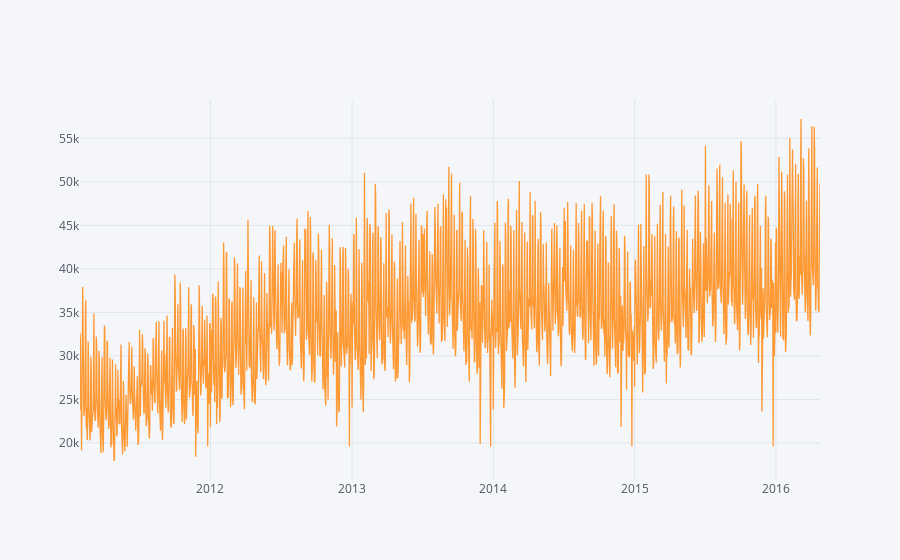

The cell this chart's notebook holds for it:
### Code cell
df_total.iplot()

### Figure 1 — Plotly figure (JSON) as saved in the notebook; plotly's stock layout.template omitted (floating-point values rounded to 4 significant figures; data arrays with more than 128 entries replaced by an {"elided": "..."} marker saying what was removed)
{"data": [{"line": {"color": "rgba(255, 153, 51, 1.0)", "dash": "solid", "shape": "linear", "width": 1.3}, "mode": "lines", "name": "total", "text": "", "type": "scatter", "x": {"elided": "1913 str values"}, "y": {"elided": "1913 int values"}}], "layout": {"autosize": true, "legend": {"bgcolor": "#F5F6F9", "font": {"color": "#4D5663"}}, "paper_bgcolor": "#F5F6F9", "plot_bgcolor": "#F5F6F9", "title": {"font": {"color": "#4D5663"}}, "xaxis": {"autorange": true, "gridcolor": "#E1E5ED", "range": ["2011-01-29", "2016-04-24"], "showgrid": true, "tickfont": {"color": "#4D5663"}, "title": {"font": {"color": "#4D5663"}, "text": ""}, "type": "date", "zerolinecolor": "#E1E5ED"}, "yaxis": {"autorange": true, "gridcolor": "#E1E5ED", "range": [15750.0, 59400.0], "showgrid": true, "tickfont": {"color": "#4D5663"}, "title": {"font": {"color": "#4D5663"}, "text": ""}, "type": "linear", "zerolinecolor": "#E1E5ED"}}}
